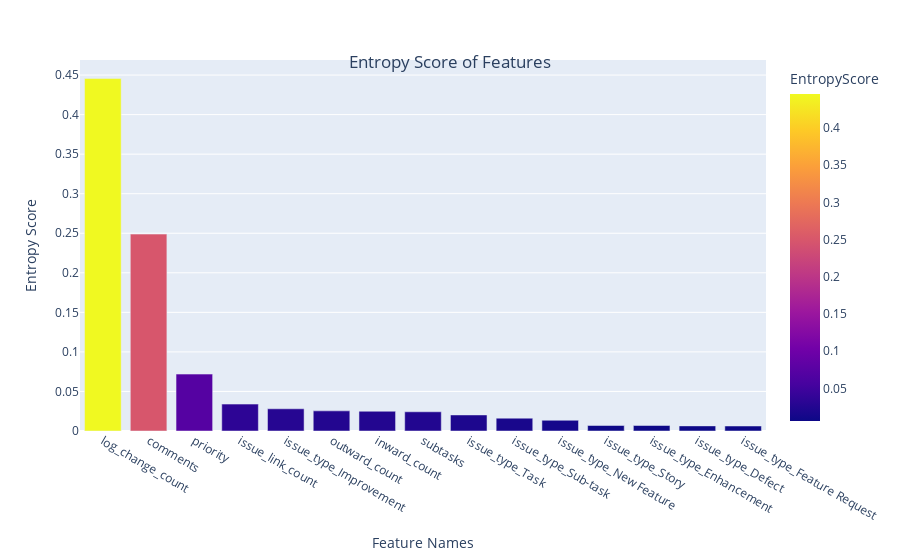

Notebook source saved alongside this figure:
### Code cell
df1=pd.read_csv('../results/FeatureImportanceRandomForest.csv')

fig = px.bar(df1, x='Features', y='EntropyScore', color='EntropyScore')

fig.update_layout(
    title=dict(text="Entropy Score of Features",x=0.5, y=0.9),
    xaxis=dict(title="Feature Names"),
    yaxis=dict(title="Entropy Score")
)

fig.show()

### Figure 1 — Plotly figure (JSON) as saved in the notebook; plotly's stock layout.template omitted (floating-point values rounded to 4 significant figures)
{"data": [{"alignmentgroup": "True", "hovertemplate": "Features=%{x}<br>EntropyScore=%{marker.color}<extra></extra>", "legendgroup": "", "marker": {"color": [0.4456, 0.2489, 0.07194, 0.034, 0.02808, 0.02545, 0.02498, 0.02429, 0.0203, 0.01622, 0.01356, 0.006953, 0.006942, 0.006473, 0.006318], "coloraxis": "coloraxis", "pattern": {"shape": ""}}, "name": "", "offsetgroup": "", "orientation": "v", "showlegend": false, "textposition": "auto", "type": "bar", "x": ["log_change_count", "comments", "priority", "issue_link_count", "issue_type_Improvement", "outward_count", "inward_count", "subtasks", "issue_type_Task", "issue_type_Sub-task", "issue_type_New Feature", "issue_type_Story", "issue_type_Enhancement", "issue_type_Defect", "issue_type_Feature Request"], "xaxis": "x", "y": [0.4456, 0.2489, 0.07194, 0.034, 0.02808, 0.02545, 0.02498, 0.02429, 0.0203, 0.01622, 0.01356, 0.006953, 0.006942, 0.006473, 0.006318], "yaxis": "y"}], "layout": {"barmode": "relative", "coloraxis": {"colorbar": {"title": {"text": "EntropyScore"}}, "colorscale": [[0, "#0d0887"], [0.1111, "#46039f"], [0.2222, "#7201a8"], [0.3333, "#9c179e"], [0.4444, "#bd3786"], [0.5556, "#d8576b"], [0.6667, "#ed7953"], [0.7778, "#fb9f3a"], [0.8889, "#fdca26"], [1, "#f0f921"]]}, "legend": {"tracegroupgap": 0}, "margin": {"t": 60}, "title": {"text": "Entropy Score of Features", "x": 0.5, "y": 0.9}, "xaxis": {"anchor": "y", "domain": [0, 1], "title": {"text": "Feature Names"}}, "yaxis": {"anchor": "x", "domain": [0, 1], "title": {"text": "Entropy Score"}}}}
